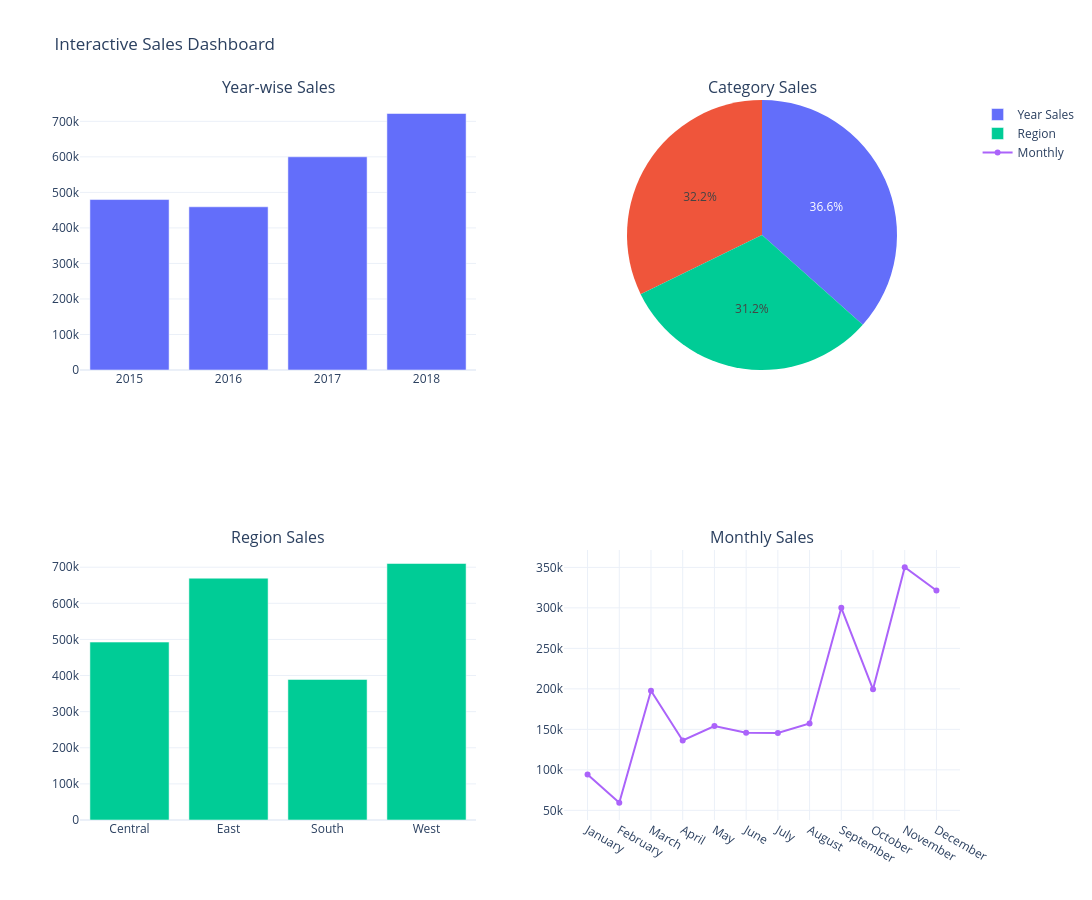

This figure's notebook cell:
### Code cell
# Interactive Dashboard

fig = make_subplots(

    rows=2,
    cols=2,

    specs=[
        [{"type":"xy"}, {"type":"domain"}],
        [{"type":"xy"}, {"type":"xy"}]
    ],

    subplot_titles=(
        "Year-wise Sales",
        "Category Sales",
        "Region Sales",
        "Monthly Sales"
    )

)

# ----------------------------------------------------------
# Year Sales
# ----------------------------------------------------------

fig.add_trace(

    go.Bar(

        x=year_sales.index.astype(str),

        y=year_sales.values,

        name="Year Sales"

    ),

    row=1,
    col=1

)

# ----------------------------------------------------------
# Category Sales
# ----------------------------------------------------------

fig.add_trace(

    go.Pie(

        labels=category_sales.index,

        values=category_sales.values,

        showlegend=False

    ),

    row=1,
    col=2

)

# ----------------------------------------------------------
# Region Sales
# ----------------------------------------------------------

fig.add_trace(

    go.Bar(

        x=region_sales.index,

        y=region_sales.values,

        name="Region"

    ),

    row=2,
    col=1

)

# ----------------------------------------------------------
# Monthly Sales
# ----------------------------------------------------------

fig.add_trace(

    go.Scatter(

        x=monthly_sales.index,

        y=monthly_sales.values,

        mode="lines+markers",

        name="Monthly"

    ),

    row=2,
    col=2

)

fig.update_layout(

    height=900,

    width=1200,

    title="Interactive Sales Dashboard",

    template="plotly_white"

)

fig.show()

### Figure 1 — Plotly figure (JSON) as saved in the notebook; plotly's stock layout.template omitted (floating-point values rounded to 4 significant figures)
{"data": [{"name": "Year Sales", "type": "bar", "x": ["2015", "2016", "2017", "2018"], "xaxis": "x", "y": [479900.0, 459400.0, 600200.0, 722100.0], "yaxis": "y"}, {"domain": {"x": [0.55, 1], "y": [0.625, 1]}, "labels": ["Furniture", "Office Supplies", "Technology"], "showlegend": false, "type": "pie", "values": [728700.0, 705400.0, 827500.0]}, {"name": "Region", "type": "bar", "x": ["Central", "East", "South", "West"], "xaxis": "x2", "y": [492600.0, 669500.0, 389200.0, 710200.0], "yaxis": "y2"}, {"mode": "lines+markers", "name": "Monthly", "type": "scatter", "x": ["January", "February", "March", "April", "May", "June", "July", "August", "September", "October", "November", "December"], "xaxis": "x3", "y": [94290.0, 59370.0, 197600.0, 136300.0, 154100.0, 145800.0, 145500.0, 157300.0, 300100.0, 199500.0, 350200.0, 321500.0], "yaxis": "y3"}], "layout": {"annotations": [{"font": {"size": 16}, "showarrow": false, "text": "Year-wise Sales", "x": 0.225, "xanchor": "center", "xref": "paper", "y": 1, "yanchor": "bottom", "yref": "paper"}, {"font": {"size": 16}, "showarrow": false, "text": "Category Sales", "x": 0.775, "xanchor": "center", "xref": "paper", "y": 1, "yanchor": "bottom", "yref": "paper"}, {"font": {"size": 16}, "showarrow": false, "text": "Region Sales", "x": 0.225, "xanchor": "center", "xref": "paper", "y": 0.375, "yanchor": "bottom", "yref": "paper"}, {"font": {"size": 16}, "showarrow": false, "text": "Monthly Sales", "x": 0.775, "xanchor": "center", "xref": "paper", "y": 0.375, "yanchor": "bottom", "yref": "paper"}], "height": 900, "title": {"text": "Interactive Sales Dashboard"}, "width": 1200, "xaxis": {"anchor": "y", "domain": [0, 0.45]}, "xaxis2": {"anchor": "y2", "domain": [0, 0.45]}, "xaxis3": {"anchor": "y3", "domain": [0.55, 1]}, "yaxis": {"anchor": "x", "domain": [0.625, 1]}, "yaxis2": {"anchor": "x2", "domain": [0, 0.375]}, "yaxis3": {"anchor": "x3", "domain": [0, 0.375]}}}
